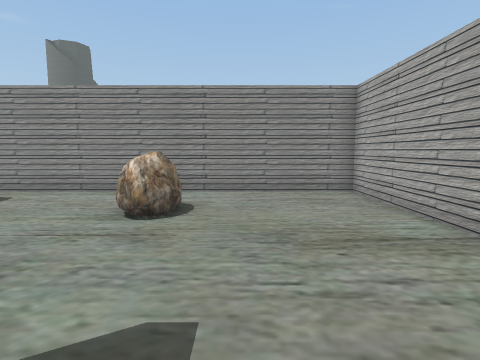
[1] (above)

16 first-person views from a walk through a scene from a Unity 3-D project. The camera is 1.4 m above the floor, tilts 6° down and sees 80° across. The floor is counted in squares, 1 m on a side. Each view is taken from the middle of a square. On the plan, view 1 faces up. The plan holds only what a view shows up to about 14 squares ahead; the rest is blank. The place goes on beyond the plan.

[2]
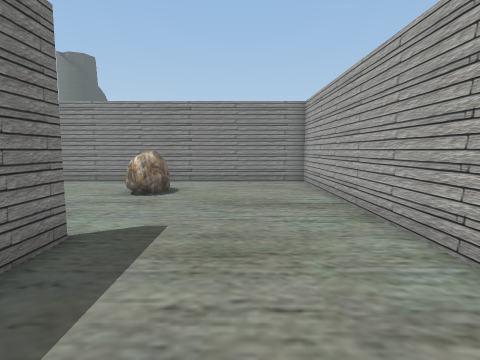

[3]
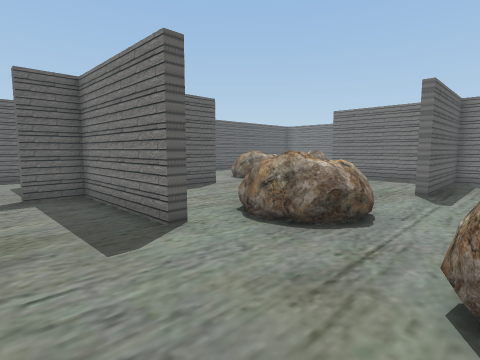

[4]
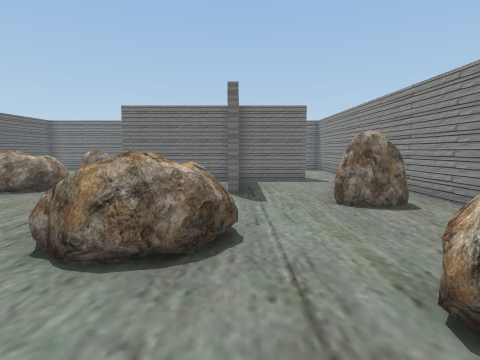

[5]
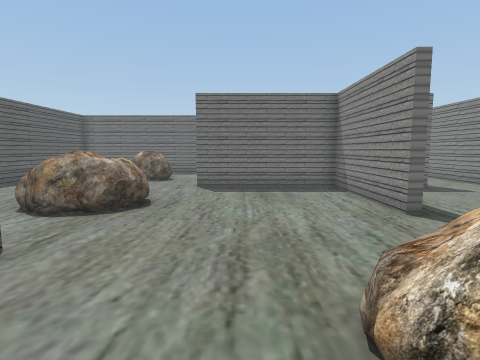

[6]
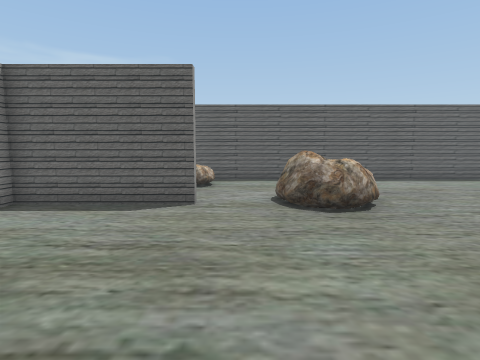

[7]
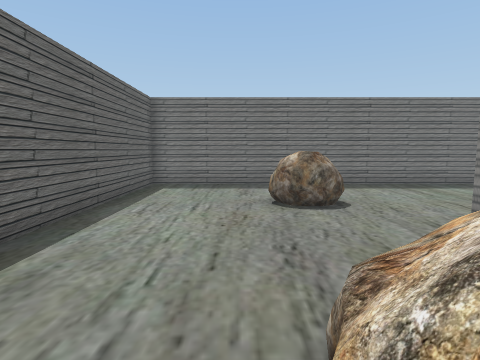

[8]
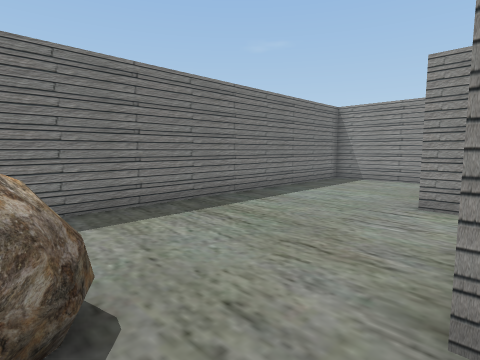

[9]
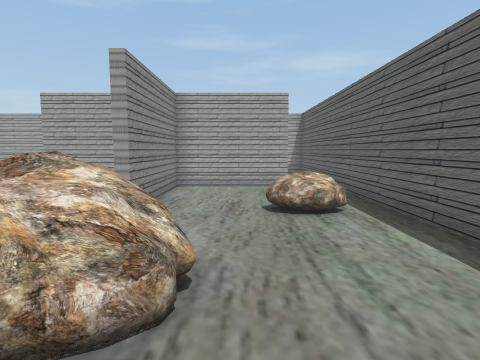

[10]
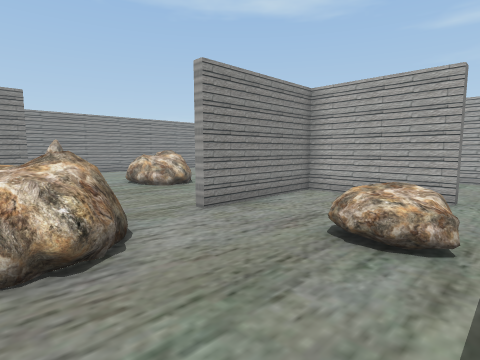

[11]
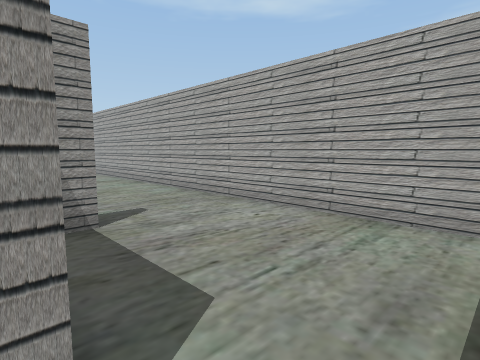

[12]
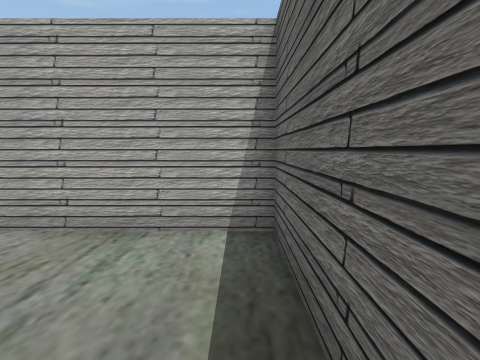

[13]
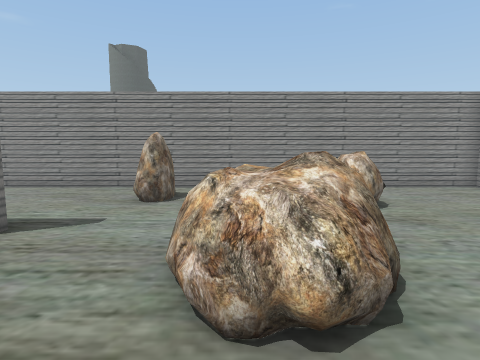

[14]
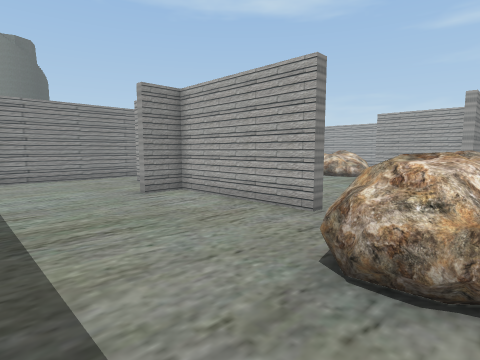

[15]
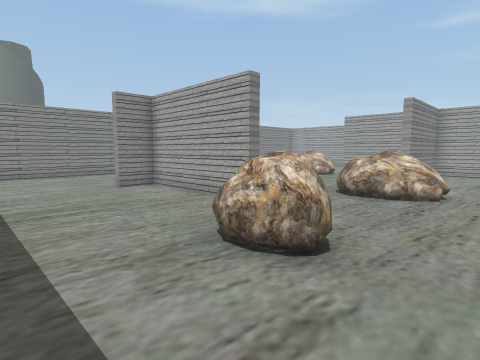

[16]
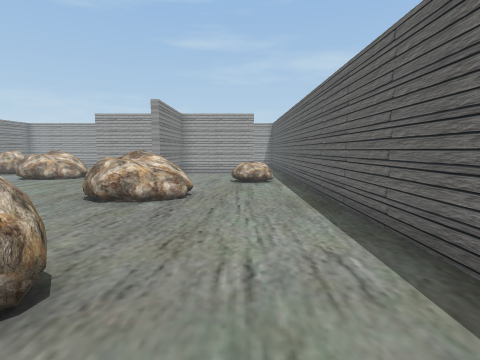

### Floor plan
Points are (right, up) in squares from view 1. A wall is a line through its corners. A room is listed if a view was taken in it or the views show most of it. See-through windows are left out.
Room 1 (views 1, 2, 3, 4, 5, 6, 7, 8, 9, 10, 11, 12, 13, 14, 15, 16)
walls: (-6.9, -3.3) (-2.1, -3.3); (-2.1, -1.2) (-2.1, 1.4) (-1.7, 1.4) (-1.7, -3.3) (-0.1, -3.3); (-13.9, 7.2) (-13.9, 4) (-9.1, 4) (-9.1, 3.6) (-13.9, 3.6) (-13.9, -1.6) (-14.3, -1.6) (-14.3, 3.6) (-15.7, 3.6) (-15.7, 4); (-0.1, -3.6) (-0.9, -3.6); (-1.6, -7.8) (-2.1, -7.8) (-2.1, -3.6) (-6.9, -3.6); (-20.8, 9.2) (-20.8, -9.6) (3.8, -9.6) (3.8, 9.6) (-20.4, 9.6)
objects: rock (-17, -5) to (-16, -3); rock (-11, -5) to (-9, -3); rock (-8, 7) to (-7, 8); rock (-7, -8) to (-6, -7); rock (-6, 1) to (-3, 4); rock (-3, 6) to (-2, 7)

Positions as (right, up) in squares from view 1, and headings:
1: (0, 0), facing up
2: (1, -3), facing up
3: (1, 6), facing down-left
4: (0, 4), facing left
5: (-3, 0), facing left
6: (-8, 4), facing down
7: (-9, -6), facing left
8: (-14, -4), facing up-left
9: (-13, -6), facing right
10: (-11, -9), facing up-right
11: (-2, -9), facing up-right
12: (-1, -9), facing right
13: (-5, -1), facing up
14: (-20, -5), facing up-right
15: (-20, -7), facing up-right
16: (-19, -7), facing right
